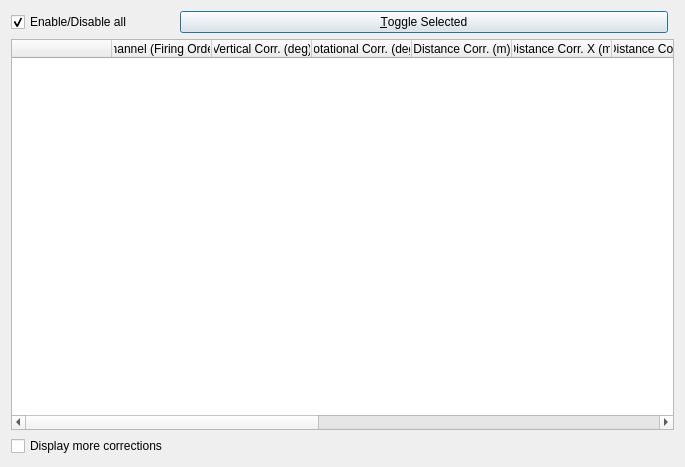
<?xml version="1.0" encoding="UTF-8"?>
<ui version="4.0">
 <class>vvLaserSelectionDialog</class>
 <widget class="QDialog" name="vvLaserSelectionDialog">
  <property name="geometry">
   <rect>
    <x>0</x>
    <y>0</y>
    <width>685</width>
    <height>467</height>
   </rect>
  </property>
  <property name="windowTitle">
   <string>Laser Selection</string>
  </property>
  <property name="modal">
   <bool>false</bool>
  </property>
  <layout class="QGridLayout" name="gridLayout">
   <item row="0" column="3">
    <widget class="QPushButton" name="Toggle">
     <property name="text">
      <string>&amp;Toggle Selected</string>
     </property>
    </widget>
   </item>
   <item row="6" column="1" colspan="4">
    <widget class="QTableWidget" name="LaserTable">
     <property name="selectionBehavior">
      <enum>QAbstractItemView::SelectRows</enum>
     </property>
     <property name="sortingEnabled">
      <bool>false</bool>
     </property>
     <attribute name="horizontalHeaderVisible">
      <bool>true</bool>
     </attribute>
     <attribute name="horizontalHeaderStretchLastSection">
      <bool>true</bool>
     </attribute>
     <attribute name="verticalHeaderVisible">
      <bool>false</bool>
     </attribute>
     <attribute name="verticalHeaderStretchLastSection">
      <bool>false</bool>
     </attribute>
     <column>
      <property name="text">
       <string/>
      </property>
      <property name="textAlignment">
       <set>AlignCenter</set>
      </property>
     </column>
     <column>
      <property name="text">
       <string>Channel (Firing Order)</string>
      </property>
      <property name="textAlignment">
       <set>AlignCenter</set>
      </property>
     </column>
     <column>
      <property name="text">
       <string>Vertical Corr. (deg)</string>
      </property>
      <property name="textAlignment">
       <set>AlignCenter</set>
      </property>
     </column>
     <column>
      <property name="text">
       <string>Rotational Corr. (deg)</string>
      </property>
      <property name="textAlignment">
       <set>AlignCenter</set>
      </property>
     </column>
     <column>
      <property name="text">
       <string>Distance Corr. (m)</string>
      </property>
      <property name="textAlignment">
       <set>AlignCenter</set>
      </property>
     </column>
     <column>
      <property name="text">
       <string>Distance Corr. X (m)</string>
      </property>
      <property name="textAlignment">
       <set>AlignCenter</set>
      </property>
     </column>
     <column>
      <property name="text">
       <string>Distance Corr. Y (m)</string>
      </property>
      <property name="textAlignment">
       <set>AlignCenter</set>
      </property>
     </column>
     <column>
      <property name="text">
       <string>Vertical Offset Corr. (m)</string>
      </property>
      <property name="textAlignment">
       <set>AlignCenter</set>
      </property>
     </column>
     <column>
      <property name="text">
       <string>Horizontal Offset Corr. (m)</string>
      </property>
      <property name="textAlignment">
       <set>AlignCenter</set>
      </property>
     </column>
     <column>
      <property name="text">
       <string>Focal Distance</string>
      </property>
      <property name="textAlignment">
       <set>AlignCenter</set>
      </property>
     </column>
     <column>
      <property name="text">
       <string>Focal Slope</string>
      </property>
      <property name="textAlignment">
       <set>AlignCenter</set>
      </property>
     </column>
     <column>
      <property name="text">
       <string>Min Intensity</string>
      </property>
      <property name="textAlignment">
       <set>AlignCenter</set>
      </property>
     </column>
     <column>
      <property name="text">
       <string>Max Intensity</string>
      </property>
      <property name="textAlignment">
       <set>AlignCenter</set>
      </property>
     </column>
    </widget>
   </item>
   <item row="7" column="3">
    <widget class="QDialogButtonBox" name="buttonBox">
     <property name="orientation">
      <enum>Qt::Horizontal</enum>
     </property>
    </widget>
   </item>
   <item row="0" column="1">
    <widget class="QCheckBox" name="EnableDisableAll">
     <property name="text">
      <string>Enable/Disable all</string>
     </property>
     <property name="checked">
      <bool>true</bool>
     </property>
     <property name="tristate">
      <bool>false</bool>
     </property>
    </widget>
   </item>
   <item row="7" column="1">
    <widget class="QCheckBox" name="DisplayMoreCorrections">
     <property name="text">
      <string>Display more corrections</string>
     </property>
    </widget>
   </item>
  </layout>
 </widget>
 <resources/>
 <connections>
  <connection>
   <sender>buttonBox</sender>
   <signal>accepted()</signal>
   <receiver>vvLaserSelectionDialog</receiver>
   <slot>accept()</slot>
   <hints>
    <hint type="sourcelabel">
     <x>248</x>
     <y>254</y>
    </hint>
    <hint type="destinationlabel">
     <x>157</x>
     <y>274</y>
    </hint>
   </hints>
  </connection>
  <connection>
   <sender>buttonBox</sender>
   <signal>rejected()</signal>
   <receiver>vvLaserSelectionDialog</receiver>
   <slot>reject()</slot>
   <hints>
    <hint type="sourcelabel">
     <x>316</x>
     <y>260</y>
    </hint>
    <hint type="destinationlabel">
     <x>286</x>
     <y>274</y>
    </hint>
   </hints>
  </connection>
 </connections>
</ui>
